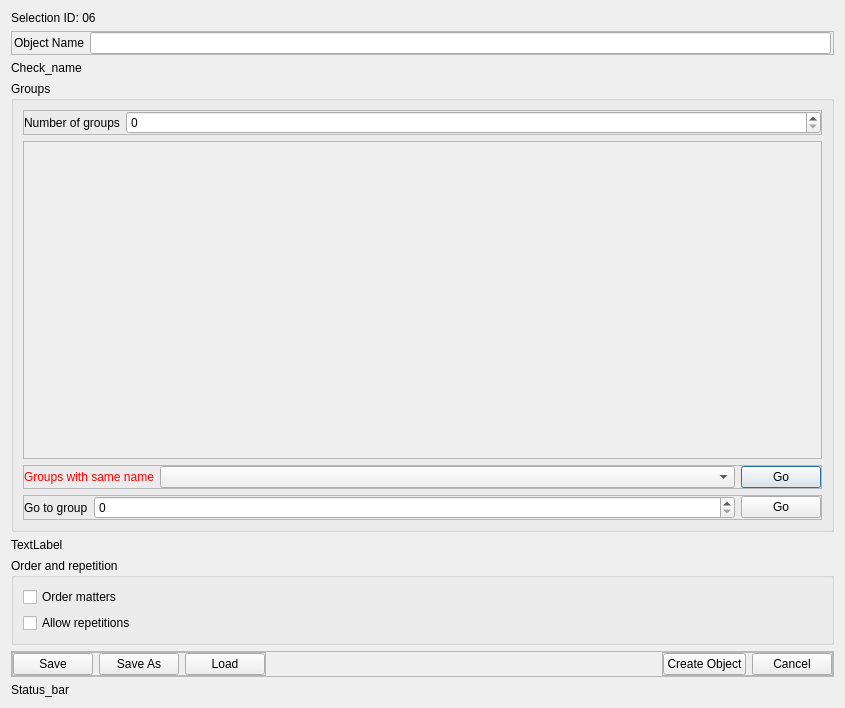
<?xml version="1.0" encoding="UTF-8"?>
<ui version="4.0">
 <class>Dialog</class>
 <widget class="QDialog" name="Dialog">
  <property name="geometry">
   <rect>
    <x>0</x>
    <y>0</y>
    <width>845</width>
    <height>708</height>
   </rect>
  </property>
  <property name="windowTitle">
   <string>Dialog</string>
  </property>
  <layout class="QVBoxLayout" name="verticalLayout">
   <item>
    <widget class="QLabel" name="label_14">
     <property name="text">
      <string>Selection ID: 06</string>
     </property>
    </widget>
   </item>
   <item>
    <widget class="QFrame" name="frame_21">
     <property name="sizePolicy">
      <sizepolicy hsizetype="Expanding" vsizetype="Preferred">
       <horstretch>0</horstretch>
       <verstretch>0</verstretch>
      </sizepolicy>
     </property>
     <property name="locale">
      <locale language="English" country="UnitedStates"/>
     </property>
     <property name="frameShape">
      <enum>QFrame::Shape::StyledPanel</enum>
     </property>
     <property name="frameShadow">
      <enum>QFrame::Shadow::Raised</enum>
     </property>
     <layout class="QHBoxLayout" name="horizontalLayout_20">
      <property name="leftMargin">
       <number>2</number>
      </property>
      <property name="topMargin">
       <number>0</number>
      </property>
      <property name="rightMargin">
       <number>2</number>
      </property>
      <property name="bottomMargin">
       <number>0</number>
      </property>
      <item>
       <widget class="QLabel" name="label_19">
        <property name="text">
         <string>Object Name</string>
        </property>
       </widget>
      </item>
      <item>
       <widget class="QLineEdit" name="lineEdit_6"/>
      </item>
     </layout>
    </widget>
   </item>
   <item>
    <widget class="QLabel" name="label_17">
     <property name="sizePolicy">
      <sizepolicy hsizetype="Expanding" vsizetype="Preferred">
       <horstretch>0</horstretch>
       <verstretch>0</verstretch>
      </sizepolicy>
     </property>
     <property name="text">
      <string>Check_name</string>
     </property>
     <property name="wordWrap">
      <bool>true</bool>
     </property>
    </widget>
   </item>
   <item>
    <widget class="QGroupBox" name="groupBox_3">
     <property name="sizePolicy">
      <sizepolicy hsizetype="Expanding" vsizetype="Expanding">
       <horstretch>0</horstretch>
       <verstretch>0</verstretch>
      </sizepolicy>
     </property>
     <property name="title">
      <string>Groups</string>
     </property>
     <layout class="QVBoxLayout" name="verticalLayout_2">
      <item>
       <widget class="QFrame" name="frame_17">
        <property name="frameShape">
         <enum>QFrame::Shape::StyledPanel</enum>
        </property>
        <property name="frameShadow">
         <enum>QFrame::Shadow::Raised</enum>
        </property>
        <layout class="QHBoxLayout" name="horizontalLayout_16" stretch="0,5">
         <property name="spacing">
          <number>6</number>
         </property>
         <property name="leftMargin">
          <number>0</number>
         </property>
         <property name="topMargin">
          <number>0</number>
         </property>
         <property name="rightMargin">
          <number>0</number>
         </property>
         <property name="bottomMargin">
          <number>0</number>
         </property>
         <item>
          <widget class="QLabel" name="label_15">
           <property name="text">
            <string>Number of groups</string>
           </property>
          </widget>
         </item>
         <item>
          <widget class="QSpinBox" name="spinBox_5"/>
         </item>
        </layout>
       </widget>
      </item>
      <item>
       <widget class="QScrollArea" name="scrollArea_2">
        <property name="widgetResizable">
         <bool>true</bool>
        </property>
        <widget class="QWidget" name="scrollAreaWidgetContents">
         <property name="geometry">
          <rect>
           <x>0</x>
           <y>0</y>
           <width>805</width>
           <height>316</height>
          </rect>
         </property>
         <layout class="QVBoxLayout" name="verticalLayout_3"/>
        </widget>
       </widget>
      </item>
      <item>
       <widget class="QFrame" name="frame_7">
        <property name="frameShape">
         <enum>QFrame::Shape::StyledPanel</enum>
        </property>
        <property name="frameShadow">
         <enum>QFrame::Shadow::Raised</enum>
        </property>
        <layout class="QHBoxLayout" name="horizontalLayout_7" stretch="0,6,0">
         <property name="leftMargin">
          <number>0</number>
         </property>
         <property name="topMargin">
          <number>0</number>
         </property>
         <property name="rightMargin">
          <number>0</number>
         </property>
         <property name="bottomMargin">
          <number>0</number>
         </property>
         <item>
          <widget class="QLabel" name="label_6">
           <property name="styleSheet">
            <string notr="true">color: red;</string>
           </property>
           <property name="text">
            <string>Groups with same name</string>
           </property>
          </widget>
         </item>
         <item>
          <widget class="QComboBox" name="comboBox"/>
         </item>
         <item>
          <widget class="QPushButton" name="pushButton_8">
           <property name="text">
            <string>Go</string>
           </property>
          </widget>
         </item>
        </layout>
       </widget>
      </item>
      <item alignment="Qt::AlignmentFlag::AlignBottom">
       <widget class="QFrame" name="frame_14">
        <property name="frameShape">
         <enum>QFrame::Shape::StyledPanel</enum>
        </property>
        <property name="frameShadow">
         <enum>QFrame::Shadow::Raised</enum>
        </property>
        <layout class="QHBoxLayout" name="horizontalLayout_13" stretch="0,7,0">
         <property name="leftMargin">
          <number>0</number>
         </property>
         <property name="topMargin">
          <number>0</number>
         </property>
         <property name="rightMargin">
          <number>0</number>
         </property>
         <property name="bottomMargin">
          <number>0</number>
         </property>
         <item>
          <widget class="QLabel" name="label_10">
           <property name="text">
            <string>Go to group</string>
           </property>
          </widget>
         </item>
         <item>
          <widget class="QSpinBox" name="spinBox_3"/>
         </item>
         <item>
          <widget class="QPushButton" name="pushButton_7">
           <property name="text">
            <string>Go</string>
           </property>
          </widget>
         </item>
        </layout>
       </widget>
      </item>
     </layout>
    </widget>
   </item>
   <item>
    <widget class="QLabel" name="label_2">
     <property name="text">
      <string>TextLabel</string>
     </property>
    </widget>
   </item>
   <item>
    <widget class="QGroupBox" name="groupBox_4">
     <property name="title">
      <string>Order and repetition</string>
     </property>
     <layout class="QVBoxLayout" name="verticalLayout_6">
      <item>
       <widget class="QCheckBox" name="checkBox_3">
        <property name="text">
         <string>Order matters</string>
        </property>
       </widget>
      </item>
      <item>
       <widget class="QCheckBox" name="checkBox_4">
        <property name="text">
         <string>Allow repetitions</string>
        </property>
       </widget>
      </item>
     </layout>
    </widget>
   </item>
   <item>
    <widget class="QFrame" name="frame_2">
     <property name="frameShape">
      <enum>QFrame::Shape::StyledPanel</enum>
     </property>
     <property name="frameShadow">
      <enum>QFrame::Shadow::Raised</enum>
     </property>
     <layout class="QHBoxLayout" name="horizontalLayout_2">
      <property name="leftMargin">
       <number>0</number>
      </property>
      <property name="topMargin">
       <number>0</number>
      </property>
      <property name="rightMargin">
       <number>0</number>
      </property>
      <property name="bottomMargin">
       <number>0</number>
      </property>
      <item alignment="Qt::AlignmentFlag::AlignLeft">
       <widget class="QFrame" name="frame_3">
        <property name="frameShape">
         <enum>QFrame::Shape::StyledPanel</enum>
        </property>
        <property name="frameShadow">
         <enum>QFrame::Shadow::Raised</enum>
        </property>
        <layout class="QHBoxLayout" name="horizontalLayout_3">
         <property name="leftMargin">
          <number>0</number>
         </property>
         <property name="topMargin">
          <number>0</number>
         </property>
         <property name="rightMargin">
          <number>0</number>
         </property>
         <property name="bottomMargin">
          <number>0</number>
         </property>
         <item>
          <widget class="QPushButton" name="pushButton_3">
           <property name="text">
            <string>Save</string>
           </property>
          </widget>
         </item>
         <item>
          <widget class="QPushButton" name="pushButton_4">
           <property name="text">
            <string>Save As</string>
           </property>
          </widget>
         </item>
         <item>
          <widget class="QPushButton" name="pushButton_6">
           <property name="text">
            <string>Load</string>
           </property>
          </widget>
         </item>
        </layout>
       </widget>
      </item>
      <item alignment="Qt::AlignmentFlag::AlignRight">
       <widget class="QFrame" name="frame">
        <property name="frameShape">
         <enum>QFrame::Shape::StyledPanel</enum>
        </property>
        <property name="frameShadow">
         <enum>QFrame::Shadow::Raised</enum>
        </property>
        <layout class="QHBoxLayout" name="horizontalLayout">
         <property name="leftMargin">
          <number>0</number>
         </property>
         <property name="topMargin">
          <number>0</number>
         </property>
         <property name="rightMargin">
          <number>0</number>
         </property>
         <property name="bottomMargin">
          <number>0</number>
         </property>
         <item>
          <widget class="QPushButton" name="pushButton">
           <property name="text">
            <string>Create Object</string>
           </property>
          </widget>
         </item>
         <item>
          <widget class="QPushButton" name="pushButton_2">
           <property name="text">
            <string>Cancel</string>
           </property>
          </widget>
         </item>
        </layout>
       </widget>
      </item>
     </layout>
    </widget>
   </item>
   <item>
    <widget class="QLabel" name="label">
     <property name="text">
      <string>Status_bar</string>
     </property>
    </widget>
   </item>
  </layout>
 </widget>
 <resources/>
 <connections/>
</ui>
